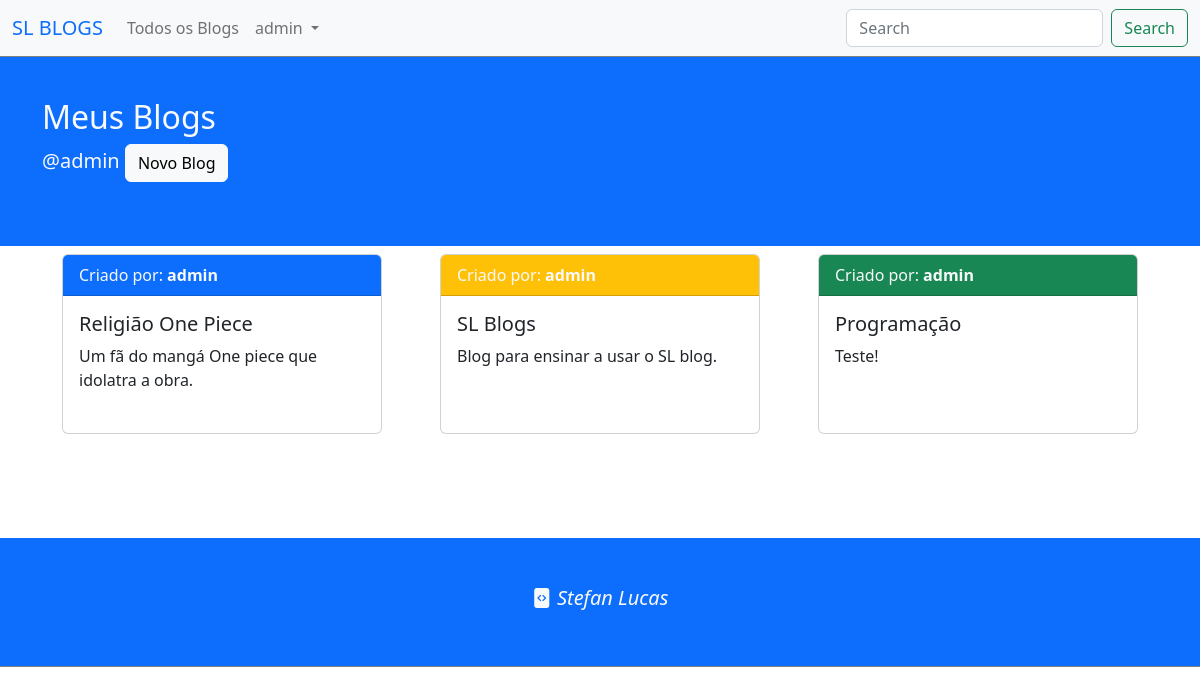
Page /MyBLogs (signed in) on the committed database.
### appblogs/models.py (models this page shows, shortened)
class Blog(models.Model):
    UID = models.CharField("Código UID do Blog", max_length=150, null =True, blank = True)
    nome = models.CharField("Nome do Blog", max_length=150)
    descricao = models.TextField("Descrição do blog", max_length=1500, null=True, blank=True)
    dono = models.ForeignKey(User, on_delete=models.CASCADE)
    tema = models.CharField("Tema do BLOG", max_length=50, null=True, blank=True)
    posts = models.ManyToManyField("Post",related_name="lista_posts", blank=True)

### appblogs/views.py (the view)
# urls.py: path('MyBLogs',MyBLogs, name = "MyBLogs"),
def MyBLogs(request):
    if request.user.is_authenticated:
        blogs = Blog.objects.filter(dono = request.user)
    return render(request, 'myBlogs.html', {
        "blogs": blogs
    })

### appblogs/templates/myBlogs.html (shortened to what this page needs)
{% extends 'base.html' %}
{% block page %}
    <div class="container-fluid bg bg-primary">
        <div class="container py-5">
            <h3 class="fs-2 text-light">Meus Blogs</h3>
            <p class="fs-5 text-light">@{{request.user.username}} <a href="{% url 'AddBlog' %}" class="btn btn-light">Novo Blog</a></p>
        </div>
    </div>
    <div class="container">
        <div class="container d-flex align-items-center justify-content-between flex-wrap">
            {% for b in blogs %}
                <a href="{% url 'Blog' b.UID %}" class="card text-dark text-decoration-none m-2" style="width: 20rem; height: 180px;">
                    <div class="card-header bg bg-{{b.tema}} text-light">
                        Criado por: <b>{{ b.dono.username }}</b>
                    </div>
                    <div class="card-body">
                        <h5 class="card-title">{{ b.nome }}</h5>
                        <p class="card-text">{{ b.descricao }}</p>
                    </div>
                </a>
            {% endfor %}
        </div>
    </div>
    <br>
    <br>
    <br>
    <br>
{% endblock %}

### appblogs/templates/base.html (shortened to what this page needs)
<!doctype html>
{% load static %}
<html lang="pt-br">
  <head>
    <link rel="stylesheet" href="https://cdn.jsdelivr.net/npm/bootstrap-icons@1.9.1/font/bootstrap-icons.css">
    <link href="https://cdn.jsdelivr.net/npm/bootstrap@5.2.2/dist/css/bootstrap.min.css" rel="stylesheet">
  </head>
  <body>
    <nav class="navbar fixed-top navbar-expand-lg bg-light">
      <div class="container-fluid">
        <a class="navbar-brand text-primary" href="{% url 'Home' %}">SL BLOGS</a>
        <div class="collapse navbar-collapse" id="navbarSupportedContent">
          <ul class="navbar-nav me-auto mb-2 mb-lg-0">
            <li class="nav-item">
              <a class="nav-link" aria-current="page" href="{% url 'TodosBlogs' %}">Todos os Blogs</a>
            </li>
            {% if request.user.is_authenticated %}
              <li class="nav-item dropdown">
                <a class="nav-link dropdown-toggle" href="#" role="button" data-bs-toggle="dropdown" aria-expanded="false">
                  {{ request.user.username }}
                </a>
              </li>
            {% else %}
              <li class="nav-item">
                <a class="nav-link" href="#">Entrar</a>
              </li>
            {% endif %}
          </ul>
          <form class="d-flex" role="search">
            <input class="form-control me-2" type="search" placeholder="Search" aria-label="Search">
            <button class="btn btn-outline-success" type="submit">Search</button>
          </form>
        </div>
      </div>
    </nav>
    <div class="conteudo">
      {% block page %}
      {% endblock %}
    </div>
    <nav class="footer bg bg-primary">
      <h3 class="fs-5 py-5 text-light text-center">
        <i class="bi bi-file-code-fill">
          <a class="text-decoration-none text-light" href="https://stefanlucas.com/">Stefan Lucas</a>
        </i>
      </h3>
    </nav>
  </body>
</html>

### appblogs/templates/myBlogs.html (style rules this page uses)
.card { transition: .5s !important; }

### appblogs/templates/base.html (style rules this page uses)
* { padding: 0; margin: 0; }
nav { border-bottom: 1px solid gray; }
.conteudo { margin-top: 50px; }

### rows in the picture
Blog: dono.username "admin", nome "Religião One Piece", descricao "Um fã do mangá One piece que idolatra a obra."
Blog: dono.username "admin", nome "SL Blogs", descricao "Blog para ensinar a usar o SL blog."
Blog: dono.username "admin", nome "Programação", descricao "Teste!"

### other values in the picture
{{ request.user.username }} "admin"
